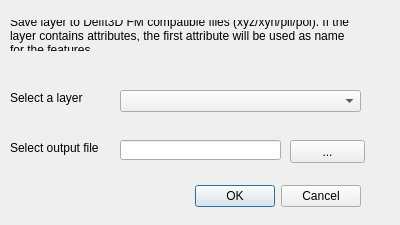
<?xml version="1.0" encoding="UTF-8"?>
<ui version="4.0">
 <class>Delft3D_FlexibleMeshDialogBase</class>
 <widget class="QDialog" name="Delft3D_FlexibleMeshDialogBase">
  <property name="geometry">
   <rect>
    <x>0</x>
    <y>0</y>
    <width>400</width>
    <height>225</height>
   </rect>
  </property>
  <property name="windowTitle">
   <string>Delft3D Flexible Mesh</string>
  </property>
  <widget class="QDialogButtonBox" name="button_box">
   <property name="geometry">
    <rect>
     <x>20</x>
     <y>180</y>
     <width>341</width>
     <height>32</height>
    </rect>
   </property>
   <property name="orientation">
    <enum>Qt::Horizontal</enum>
   </property>
   <property name="standardButtons">
    <set>QDialogButtonBox::Cancel|QDialogButtonBox::Ok</set>
   </property>
  </widget>
  <widget class="QComboBox" name="comboBox">
   <property name="geometry">
    <rect>
     <x>120</x>
     <y>90</y>
     <width>241</width>
     <height>22</height>
    </rect>
   </property>
  </widget>
  <widget class="QLineEdit" name="path_savefile">
   <property name="geometry">
    <rect>
     <x>120</x>
     <y>140</y>
     <width>161</width>
     <height>20</height>
    </rect>
   </property>
  </widget>
  <widget class="QPushButton" name="pushButton">
   <property name="geometry">
    <rect>
     <x>290</x>
     <y>140</y>
     <width>75</width>
     <height>23</height>
    </rect>
   </property>
   <property name="text">
    <string>...</string>
   </property>
  </widget>
  <widget class="QLabel" name="label">
   <property name="geometry">
    <rect>
     <x>10</x>
     <y>90</y>
     <width>81</width>
     <height>16</height>
    </rect>
   </property>
   <property name="text">
    <string>Select a layer</string>
   </property>
  </widget>
  <widget class="QLabel" name="label_2">
   <property name="geometry">
    <rect>
     <x>10</x>
     <y>140</y>
     <width>91</width>
     <height>16</height>
    </rect>
   </property>
   <property name="text">
    <string>Select output file</string>
   </property>
  </widget>
  <widget class="QLabel" name="label_3">
   <property name="geometry">
    <rect>
     <x>10</x>
     <y>20</y>
     <width>341</width>
     <height>31</height>
    </rect>
   </property>
   <property name="text">
    <string>Save layer to Delft3D FM compatible files (xyz/xyn/pli/pol). If the layer contains attributes, the first attribute will be used as name for the features. </string>
   </property>
   <property name="wordWrap">
    <bool>true</bool>
   </property>
  </widget>
 </widget>
 <resources/>
 <connections>
  <connection>
   <sender>button_box</sender>
   <signal>accepted()</signal>
   <receiver>Delft3D_FlexibleMeshDialogBase</receiver>
   <slot>accept()</slot>
   <hints>
    <hint type="sourcelabel">
     <x>20</x>
     <y>20</y>
    </hint>
    <hint type="destinationlabel">
     <x>20</x>
     <y>20</y>
    </hint>
   </hints>
  </connection>
  <connection>
   <sender>button_box</sender>
   <signal>rejected()</signal>
   <receiver>Delft3D_FlexibleMeshDialogBase</receiver>
   <slot>reject()</slot>
   <hints>
    <hint type="sourcelabel">
     <x>20</x>
     <y>20</y>
    </hint>
    <hint type="destinationlabel">
     <x>20</x>
     <y>20</y>
    </hint>
   </hints>
  </connection>
 </connections>
</ui>
